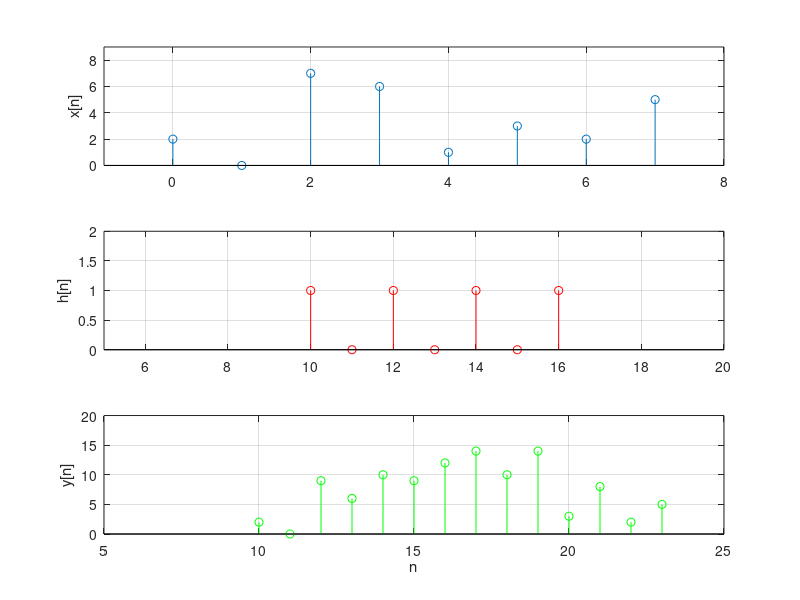

Here is the MATLAB script that generated this plot:
x=[2, 0, 7, 6, 1, 3, 2,5];  	 	 	 		% input x 
nx=0:7;  
 	 	 	 	 	% n index of x 
h1 =[1 0 1]; 	 	 	 	 	% impulse response h 
nh1 =2:4;  
 	 	 	 	 	% n index of h 
  h2 = [1, 0, 0, 0,1];
  nh2 = 8:12;					
y1=conv(x,h1); 	 	 	 	 	% obtain the output y using convolution 
y2 = conv(y1, h2);  
 	 	ny2 = 10:23; 	
	 	 	 	% n index of y 
% min(ny) = min(nx) + min(nh)  	 	3 = 0 + 3 
% max(ny) = max(nx) + max(nh) 	 	7 = 2 + 5 
% Each time‐shifted impulse of the impulse response can be regarded as a delay unit. 
h = conv(h1,h2);
nh = 10:16;
 
figure(1); 
 	subplot(311); stem(nx,x); ylabel('x[n]'); grid; axis([-1 8 0 9]); 
 	subplot(312); stem(nh,h,'red'); ylabel('h[n]'); grid; axis([5 20 0 2]); 
 	subplot(313); stem(ny2,y2,'green'); ylabel('y[n]'); grid; 
axis([5 25 0 20]); xlabel('n'); 
